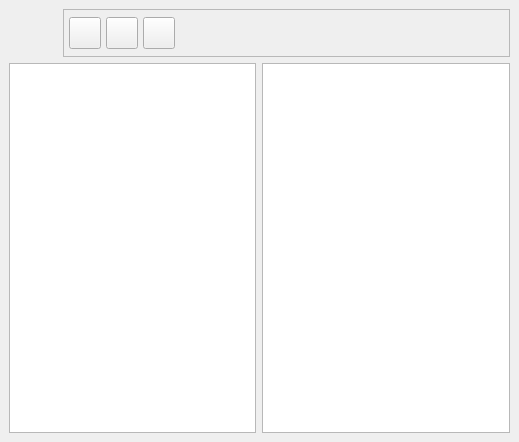
<ui version="4.0" >
 <class>AmortizacionesBase</class>
 <widget class="QWidget" name="AmortizacionesBase" >
  <property name="geometry" >
   <rect>
    <x>0</x>
    <y>0</y>
    <width>519</width>
    <height>442</height>
   </rect>
  </property>
  <property name="windowTitle" >
   <string>Listado de amortizaciones</string>
  </property>
  <property name="windowIcon" >
   <iconset resource="../../../bulmages.qrc" >:/Genericos32x32/images/png/i_bulmacont_amortizaciones.png</iconset>
  </property>
  <layout class="QVBoxLayout" >
   <property name="margin" >
    <number>9</number>
   </property>
   <property name="spacing" >
    <number>6</number>
   </property>
   <item>
    <layout class="QHBoxLayout" >
     <property name="margin" >
      <number>0</number>
     </property>
     <property name="spacing" >
      <number>6</number>
     </property>
     <item>
      <widget class="QLabel" name="label" >
       <property name="minimumSize" >
        <size>
         <width>48</width>
         <height>48</height>
        </size>
       </property>
       <property name="maximumSize" >
        <size>
         <width>48</width>
         <height>48</height>
        </size>
       </property>
       <property name="pixmap" >
        <pixmap resource="../../../bulmages.qrc" >:/Genericos32x32/images/png/i_bulmacont_amortizaciones.png</pixmap>
       </property>
      </widget>
     </item>
     <item>
      <widget class="QFrame" name="frame" >
       <property name="frameShape" >
        <enum>QFrame::StyledPanel</enum>
       </property>
       <property name="frameShadow" >
        <enum>QFrame::Raised</enum>
       </property>
       <layout class="QHBoxLayout" >
        <property name="margin" >
         <number>5</number>
        </property>
        <property name="spacing" >
         <number>5</number>
        </property>
        <item>
         <widget class="QToolButton" name="mui_crear" >
          <property name="minimumSize" >
           <size>
            <width>32</width>
            <height>32</height>
           </size>
          </property>
          <property name="maximumSize" >
           <size>
            <width>32</width>
            <height>32</height>
           </size>
          </property>
          <property name="toolTip" >
           <string>Nueva amortización</string>
          </property>
          <property name="whatsThis" >
           <string>Nueva amortización</string>
          </property>
          <property name="text" >
           <string/>
          </property>
          <property name="icon" >
           <iconset resource="../../../bulmages.qrc" >:/Genericos32x32/images/png/i_fileNew.xpm</iconset>
          </property>
          <property name="iconSize" >
           <size>
            <width>32</width>
            <height>32</height>
           </size>
          </property>
          <property name="shortcut" >
           <string>Ctrl+N</string>
          </property>
         </widget>
        </item>
        <item>
         <widget class="QToolButton" name="mui_borrar" >
          <property name="minimumSize" >
           <size>
            <width>32</width>
            <height>32</height>
           </size>
          </property>
          <property name="maximumSize" >
           <size>
            <width>32</width>
            <height>32</height>
           </size>
          </property>
          <property name="toolTip" >
           <string>Borrar amortizacion</string>
          </property>
          <property name="whatsThis" >
           <string>Borrar amortización</string>
          </property>
          <property name="text" >
           <string/>
          </property>
          <property name="icon" >
           <iconset resource="../../../bulmages.qrc" >:/Genericos32x32/images/png/i_editDelete.png</iconset>
          </property>
          <property name="iconSize" >
           <size>
            <width>32</width>
            <height>32</height>
           </size>
          </property>
          <property name="shortcut" >
           <string>Ctrl+D</string>
          </property>
         </widget>
        </item>
        <item>
         <widget class="QToolButton" name="mui_actualizar" >
          <property name="minimumSize" >
           <size>
            <width>32</width>
            <height>32</height>
           </size>
          </property>
          <property name="maximumSize" >
           <size>
            <width>32</width>
            <height>32</height>
           </size>
          </property>
          <property name="toolTip" >
           <string>Borrar amortizacion</string>
          </property>
          <property name="whatsThis" >
           <string>Borrar amortización</string>
          </property>
          <property name="text" >
           <string/>
          </property>
          <property name="icon" >
           <iconset resource="../../../bulmages.qrc" >:/Genericos32x32/images/png/i_reload.png</iconset>
          </property>
          <property name="iconSize" >
           <size>
            <width>32</width>
            <height>32</height>
           </size>
          </property>
          <property name="shortcut" >
           <string>F5</string>
          </property>
         </widget>
        </item>
        <item>
         <spacer>
          <property name="orientation" >
           <enum>Qt::Horizontal</enum>
          </property>
          <property name="sizeType" >
           <enum>QSizePolicy::Expanding</enum>
          </property>
          <property name="sizeHint" >
           <size>
            <width>261</width>
            <height>32</height>
           </size>
          </property>
         </spacer>
        </item>
       </layout>
      </widget>
     </item>
    </layout>
   </item>
   <item>
    <layout class="QHBoxLayout" >
     <property name="margin" >
      <number>0</number>
     </property>
     <property name="spacing" >
      <number>6</number>
     </property>
     <item>
      <widget class="QTableWidget" name="listado" >
       <property name="sizePolicy" >
        <sizepolicy>
         <hsizetype>7</hsizetype>
         <vsizetype>1</vsizetype>
         <horstretch>0</horstretch>
         <verstretch>0</verstretch>
        </sizepolicy>
       </property>
       <property name="selectionMode" >
        <enum>QAbstractItemView::SingleSelection</enum>
       </property>
       <property name="selectionBehavior" >
        <enum>QAbstractItemView::SelectRows</enum>
       </property>
      </widget>
     </item>
     <item>
      <widget class="SubForm2Bc" name="mui_listado" >
       <property name="sizePolicy" >
        <sizepolicy>
         <hsizetype>7</hsizetype>
         <vsizetype>7</vsizetype>
         <horstretch>0</horstretch>
         <verstretch>0</verstretch>
        </sizepolicy>
       </property>
       <property name="minimumSize" >
        <size>
         <width>150</width>
         <height>150</height>
        </size>
       </property>
      </widget>
     </item>
    </layout>
   </item>
  </layout>
 </widget>
 <layoutdefault spacing="6" margin="11" />
 <customwidgets>
  <customwidget>
   <class>SubForm2Bc</class>
   <extends>QTableWidget</extends>
   <header>subform2bc.h</header>
  </customwidget>
 </customwidgets>
 <resources>
  <include location="../../../bulmages.qrc" />
 </resources>
 <connections/>
</ui>
